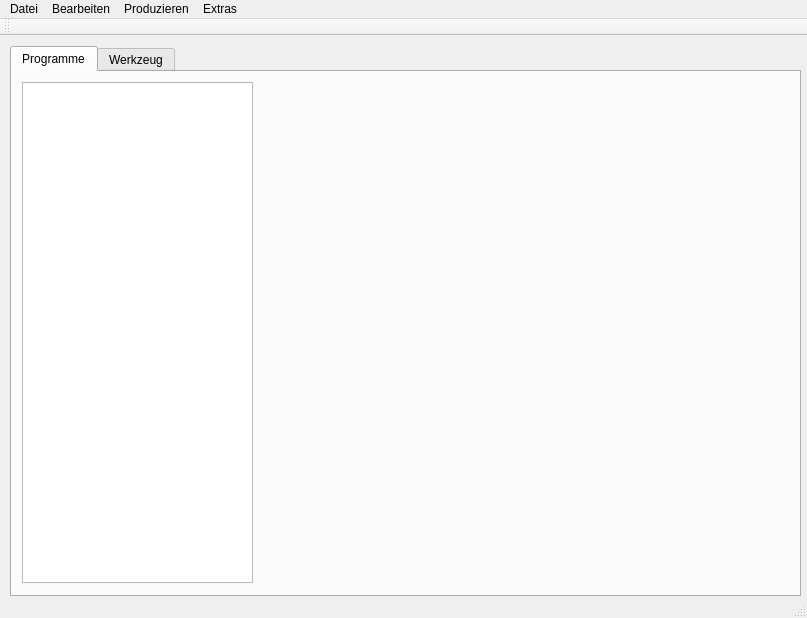
<?xml version="1.0" encoding="UTF-8"?>
<ui version="4.0">
 <class>MainWindow</class>
 <widget class="QMainWindow" name="MainWindow">
  <property name="geometry">
   <rect>
    <x>0</x>
    <y>0</y>
    <width>807</width>
    <height>618</height>
   </rect>
  </property>
  <property name="windowTitle">
   <string>iwop4</string>
  </property>
  <widget class="QWidget" name="centralWidget">
   <widget class="QTabWidget" name="tabWidget">
    <property name="geometry">
     <rect>
      <x>10</x>
      <y>10</y>
      <width>791</width>
      <height>551</height>
     </rect>
    </property>
    <property name="currentIndex">
     <number>0</number>
    </property>
    <widget class="QWidget" name="tab_Programmliste">
     <attribute name="title">
      <string>Programme</string>
     </attribute>
     <widget class="QListWidget" name="listWidget_Programmliste">
      <property name="geometry">
       <rect>
        <x>10</x>
        <y>10</y>
        <width>231</width>
        <height>501</height>
       </rect>
      </property>
      <property name="selectionMode">
       <enum>QAbstractItemView::ExtendedSelection</enum>
      </property>
     </widget>
    </widget>
    <widget class="QWidget" name="tab_Werkzeug">
     <attribute name="title">
      <string>Werkzeug</string>
     </attribute>
     <widget class="QListWidget" name="listWidget_Werkzeug">
      <property name="geometry">
       <rect>
        <x>10</x>
        <y>10</y>
        <width>251</width>
        <height>391</height>
       </rect>
      </property>
     </widget>
    </widget>
   </widget>
  </widget>
  <widget class="QMenuBar" name="menuBar">
   <property name="geometry">
    <rect>
     <x>0</x>
     <y>0</y>
     <width>807</width>
     <height>21</height>
    </rect>
   </property>
   <widget class="QMenu" name="menuDatei">
    <property name="title">
     <string>Datei</string>
    </property>
    <widget class="QMenu" name="menuLetzte_Dateien">
     <property name="title">
      <string>erneut Öffnen</string>
     </property>
    </widget>
    <widget class="QMenu" name="menuOffene_Dateien">
     <property name="title">
      <string>offene Dateien</string>
     </property>
    </widget>
    <addaction name="actionNeu"/>
    <addaction name="actionOffnen"/>
    <addaction name="menuLetzte_Dateien"/>
    <addaction name="menuOffene_Dateien"/>
    <addaction name="actionNaechste_offen_Datei"/>
    <addaction name="actionLetzte_offene_Datei"/>
    <addaction name="actionDateiSpeichern"/>
    <addaction name="actionDateiSpeichern_unter"/>
    <addaction name="actionDateiSchliessen"/>
   </widget>
   <widget class="QMenu" name="menuExtras">
    <property name="title">
     <string>Extras</string>
    </property>
    <addaction name="actionProgrammliste_anzeigen"/>
   </widget>
   <widget class="QMenu" name="menuProduzieren">
    <property name="title">
     <string>Produzieren</string>
    </property>
    <addaction name="actionMakeProgrammkopf"/>
   </widget>
   <widget class="QMenu" name="menuBearbeiten">
    <property name="title">
     <string>Bearbeiten</string>
    </property>
    <addaction name="action_aendern"/>
    <addaction name="separator"/>
    <addaction name="actionEinfuegen"/>
    <addaction name="actionKopieren"/>
    <addaction name="actionAusschneiden"/>
    <addaction name="actionEntfernen"/>
    <addaction name="separator"/>
    <addaction name="actionEin_Ausblenden"/>
    <addaction name="actionAuswahl_Einblenden"/>
    <addaction name="actionAuswahl_Ausblenden"/>
    <addaction name="separator"/>
    <addaction name="actionRueckgaengig"/>
    <addaction name="actionWiederholen"/>
   </widget>
   <addaction name="menuDatei"/>
   <addaction name="menuBearbeiten"/>
   <addaction name="menuProduzieren"/>
   <addaction name="menuExtras"/>
  </widget>
  <widget class="QToolBar" name="mainToolBar">
   <attribute name="toolBarArea">
    <enum>TopToolBarArea</enum>
   </attribute>
   <attribute name="toolBarBreak">
    <bool>false</bool>
   </attribute>
  </widget>
  <widget class="QStatusBar" name="statusBar"/>
  <action name="actionNeu">
   <property name="text">
    <string>Neu</string>
   </property>
   <property name="shortcut">
    <string>Ctrl+N</string>
   </property>
  </action>
  <action name="actionProgrammliste_anzeigen">
   <property name="text">
    <string>Programmliste anzeigen</string>
   </property>
  </action>
  <action name="actionMakeProgrammkopf">
   <property name="text">
    <string>Programmkopf</string>
   </property>
  </action>
  <action name="action_aendern">
   <property name="text">
    <string>Ändern</string>
   </property>
   <property name="shortcut">
    <string>Return</string>
   </property>
  </action>
  <action name="actionOffnen">
   <property name="text">
    <string>Offnen</string>
   </property>
   <property name="shortcut">
    <string>Ctrl+O</string>
   </property>
  </action>
  <action name="actionEin_Ausblenden">
   <property name="text">
    <string>Ein/Ausblenden</string>
   </property>
   <property name="shortcut">
    <string>Space</string>
   </property>
  </action>
  <action name="actionAuswahl_Einblenden">
   <property name="text">
    <string>Auswahl Einblenden</string>
   </property>
  </action>
  <action name="actionAuswahl_Ausblenden">
   <property name="text">
    <string>Auswahl Ausblenden</string>
   </property>
  </action>
  <action name="actionRueckgaengig">
   <property name="text">
    <string>Rückgängig</string>
   </property>
   <property name="shortcut">
    <string>Ctrl+Z</string>
   </property>
  </action>
  <action name="actionWiederholen">
   <property name="text">
    <string>Wiederholen</string>
   </property>
   <property name="shortcut">
    <string>Ctrl+Y</string>
   </property>
  </action>
  <action name="actionEinfuegen">
   <property name="text">
    <string>Einfügen</string>
   </property>
   <property name="shortcut">
    <string>Ctrl+V</string>
   </property>
  </action>
  <action name="actionKopieren">
   <property name="text">
    <string>Kopieren</string>
   </property>
   <property name="shortcut">
    <string>Ctrl+C</string>
   </property>
  </action>
  <action name="actionAusschneiden">
   <property name="text">
    <string>Ausschnieden</string>
   </property>
   <property name="shortcut">
    <string>Ctrl+X</string>
   </property>
  </action>
  <action name="actionEntfernen">
   <property name="text">
    <string>Entfernen</string>
   </property>
   <property name="shortcut">
    <string>Del</string>
   </property>
  </action>
  <action name="actionNaechste_offen_Datei">
   <property name="text">
    <string>nächste offene Datei</string>
   </property>
   <property name="shortcut">
    <string>Ctrl+Up</string>
   </property>
  </action>
  <action name="actionLetzte_offene_Datei">
   <property name="text">
    <string>letzte offene Datei</string>
   </property>
   <property name="shortcut">
    <string>Ctrl+Down</string>
   </property>
  </action>
  <action name="actionDateiSpeichern">
   <property name="text">
    <string>Speichern</string>
   </property>
  </action>
  <action name="actionDateiSpeichern_unter">
   <property name="text">
    <string>Speichern unter</string>
   </property>
  </action>
  <action name="actionDateiSchliessen">
   <property name="text">
    <string>Schließen</string>
   </property>
  </action>
 </widget>
 <layoutdefault spacing="6" margin="11"/>
 <resources/>
 <connections/>
</ui>
